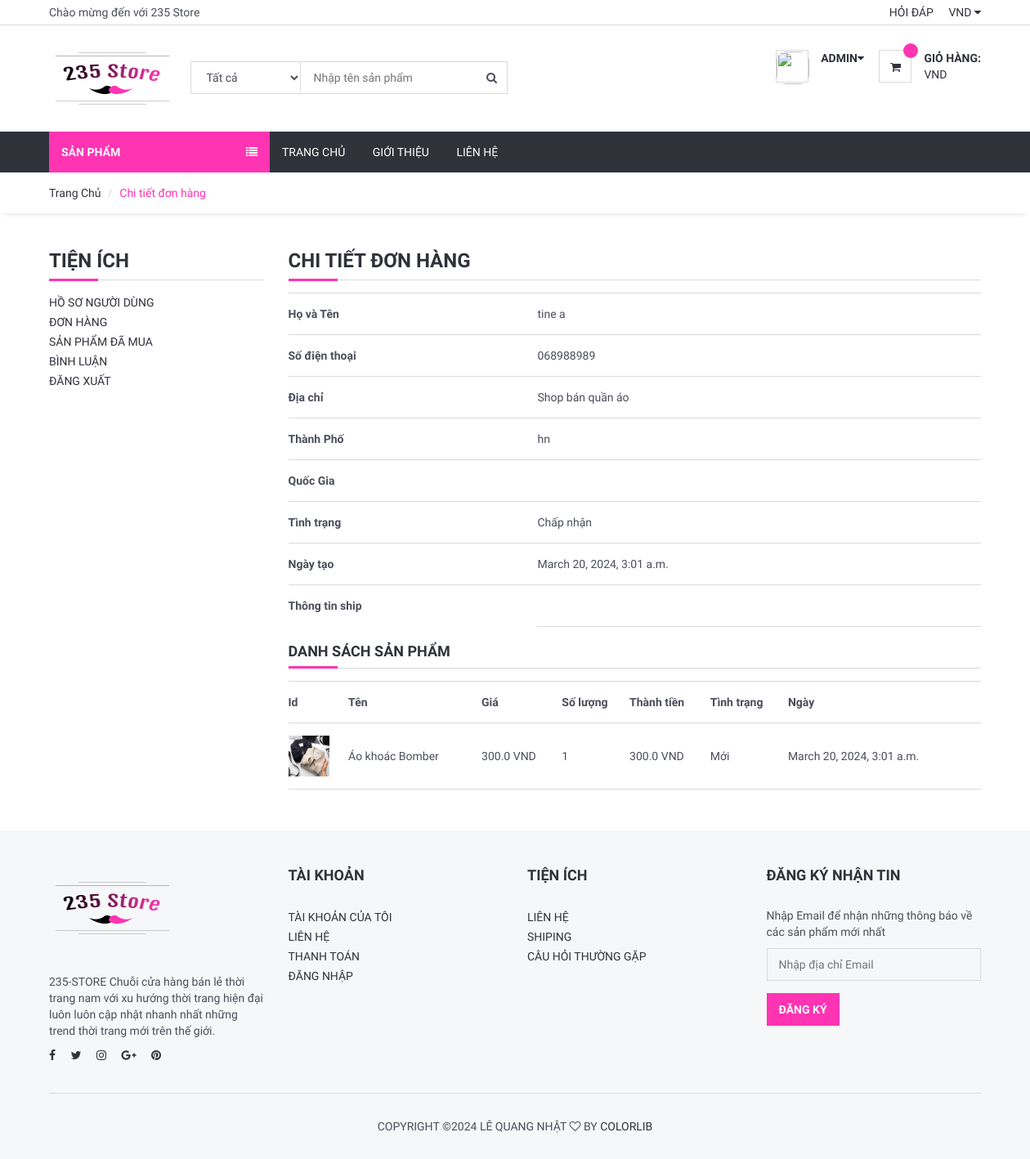
Page /user/orderdetail/1 (signed in) on the committed database.
### order/models.py (models this page shows, shortened)
class Order(models.Model):
    STATUS = (
        ('Mới', 'Mới'),
        ('Chấp nhận', 'Chấp nhận'),
        ('Đang chuẩn bị', 'Đang chuẩn bị'),
        ('Đang Ship', 'Đang Ship'),
        ('Hoàn Thành', 'Hoàn Thành'),
        ('Đã hủy', 'Đã hủy'),
    )
    user = models.ForeignKey(User, on_delete=models.SET_NULL, null=True)
    code = models.CharField(max_length=5, editable=False )
    first_name = models.CharField(max_length=10)
    last_name = models.CharField(max_length=10)
    phone = models.CharField(blank=True, max_length=20)
    address = models.CharField(blank=True, max_length=150)
    city = models.CharField(blank=True, max_length=20)
    country = models.CharField(blank=True, max_length=20)
    total = models.FloatField()
    status=models.CharField(max_length=15,choices=STATUS,default='New')
    ip = models.CharField(blank=True, max_length=20)
    adminnote = models.CharField(blank=True, max_length=100)
    create_at=models.DateTimeField(auto_now_add=True)
    update_at=models.DateTimeField(auto_now=True)

class OrderProduct(models.Model):
    STATUS = (
        ('Mới', 'Mới'),
        ('Chấp Nhận', 'Chấp Nhận'),
        ('Đã hủy', 'Đã hủy'),
    )
    order = models.ForeignKey(Order, on_delete=models.CASCADE)
    user = models.ForeignKey(User, on_delete=models.CASCADE)
    product = models.ForeignKey(Product, on_delete=models.CASCADE)
    variant = models.ForeignKey(Variants, on_delete=models.SET_NULL,blank=True, null=True) # relation with varinat
    quantity = models.IntegerField()
    price = models.FloatField()
    amount = models.FloatField()
    status = models.CharField(max_length=10, choices=STATUS, default='New')
    create_at = models.DateTimeField(auto_now_add=True)
    update_at = models.DateTimeField(auto_now=True)

### product/models.py (models this page shows, shortened)
class Product(models.Model):
    STATUS = (
        ('True', 'True'),
        ('False', 'False'),
    )
    VARIANTS = (
        ('None', 'None'),
        ('Size', 'Size'),
        ('Color', 'Color'),
        ('Size-Color', 'Size-Color'),
    )
    category = models.ForeignKey(Category, on_delete=models.CASCADE) #many to one relation with Category
    title = models.CharField(max_length=150)
    keywords = models.CharField(max_length=255)
    description = models.TextField(max_length=255)
    image=models.ImageField(upload_to='images/',null=False)
    price = models.DecimalField(max_digits=12, decimal_places=3,default=0)
    amount=models.IntegerField(default=0)
    minamount=models.IntegerField(default=3)
    variant=models.CharField(max_length=10,choices=VARIANTS, default='None')
    detail=RichTextUploadingField()
    slug = models.SlugField(null=False, unique=True)
    status=models.CharField(max_length=10,choices=STATUS)
    create_at=models.DateTimeField(auto_now_add=True)
    update_at=models.DateTimeField(auto_now=True)
    def image_tag(self):
            return mark_safe('<img src="{}" height="50"/>'.format(self.image.url))
    image_tag.short_description='Image'

### user/views.py (the view)
# urls.py: path('orderdetail/<int:id>', views.user_orderdetail, name='user_orderdetail'),
@login_required(login_url='/login') # Check login
def user_orderdetail(request,id):
    category = Category.objects.all()
    current_user = request.user
    order = Order.objects.get(user_id=current_user.id, id=id)
    orderitems = OrderProduct.objects.filter(order_id=id)
    context = {
        'category': category,
        'order': order,
        'orderitems': orderitems,
    }
    return render(request, 'user_order_detail.html', context)

### user/templates/user_order_detail.html (shortened to what this page needs)
{% extends 'homebase.html' %}
{% block sidebar %} {% include 'sidebar.html' %} {% endblock %}
{% block body %}
    <div id="breadcrumb">
        <div class="container">
            <ul class="breadcrumb">
                <li><a href="/">Trang Chủ</a></li>
                <li class="active">Chi tiết đơn hàng</li>
            </ul>
        </div>
    </div>
    <div class="section">
        <div class="container">
            <div class="row">
                <div class="col-md-3">
                    {% include "user_panel.html" %}
                </div>
                <div class="col-md-9">
                    <div class="order-summary clearfix">
                        <div class="section-title">
                            <h3 class="title">Chi tiết đơn hàng</h3>
                        </div>
                        <table class="shopping-cart-table table">
                            <tr>
                                <th class="text-left">Họ và Tên</th>
                                <td class="text-left">{{ order.first_name}} {{ order.last_name }} </td>
                            </tr>
                            <tr>
                                <th class="text-left">Số điện thoại</th>
                                <td class="text-left">{{ order.phone}}</td>
                            </tr>
                            <tr>
                                <th class="text-left">Địa chỉ</th>
                                <td class="text-left">{{ order.address}}</td>
                            </tr>
                            <tr>
                                <th class="text-left">Thành Phố</th>
                                <td class="text-left">{{ order.city}}</td>
                            </tr>
                            <tr>
                                <th class="text-left">Quốc Gia</th>
                                <td class="text-left">{{ order.country}}</td>
                            </tr>
                            <tr>
                                <th class="text-left">Tình trạng</th>
                                <td class="text-left">{{ order.status}}</td>
                            </tr>
                            <tr>
                                <th class="text-left">Ngày tạo</th>
                                <td class="text-left">{{ order.create_at}}</td>
                            </tr>
                            <th class="text-left">Thông tin ship</th>
                            <td class="text-left">{{ order.adminnote}}</td>
                        </table>
                        <div class="section-title">
                            <h4 class="title">Danh sách sản phẩm</h4>
                        </div>
                        <table class="shopping-cart-table table">
                            <tr>
                                <th class="text-left">Id </th>
                                <th class="text-left">Tên </th>
                                <th class="text-left">Giá </th>
                                <th class="text-left">Số lượng </th>
                                <th class="text-left">Thành tiền </th>
                                <th class="text-left">Tình trạng </th>
                                <th class="text-left">Ngày </th>
                            </tr>
                            {% for rs in orderitems %}
                                <tr>
                                    <td class="text-left">
                                        <a href="/product/{{ rs.product_id }}/{{ rs.product.slug }}">
                                                <img src="{{rs.product.image.url}}" alt="" style="height: 50px">
                                        </a>
                                    </td>
                                    <td class="text-left">{{ rs.product.title}} </td>
                                    <td class="text-left">{{ rs.price}} VND</td>
                                    <td class="text-left">{{ rs.quantity}} </td>
                                    <td class="text-left">{{ rs.amount}} VND</td>
                                    <td class="text-left">{{ rs.status}} </td>
                                    <td class="text-left">{{ rs.create_at}} </td>
                                </tr>
                            {% endfor %}
                        </table>
                    </div>
                </div>
            </div>
        </div>
    </div>
{% endblock %}

### home/templates/header.html (shortened to what this page needs)
{% load static %}
	<header>
		<div id="top-header">
			<div class="container">
				<div class="pull-left">
					<span>Chào mừng đến với 235 Store</span>
				</div>
				<div class="pull-right">
					<ul class="header-top-links">
						<li><a href="/faq">Hỏi đáp</a></li>
						<li class="dropdown default-dropdown">
							<a class="dropdown-toggle" data-toggle="dropdown" aria-expanded="true">VND <i class="fa fa-caret-down"></i></a>
						</li>
					</ul>
				</div>
			</div>
		</div>
		<div id="header">
			<div class="container">
				<div class="pull-left">
					<div class="header-logo">
						<a class="logo" href="#">
							<img src="{% static '' %}img/235lg.png" alt="">
						</a>
					</div>
					<div class="header-search">
						<form action="/search/" method="post">
							<input id="query" name="query" class="input search-input" type="text" placeholder="Nhập tên sản phẩm">
							<select name="catid" class="input search-categories">
								<option value="0">Tất cả </option>
								{% load mptt_tags %}
							</select>
							<button class="search-btn"><i class="fa fa-search"></i></button>
						</form>
					</div>
				</div>
				<div class="pull-right">
					<ul class="header-btns">
						<li class="header-account dropdown default-dropdown">
							{% if user.id is not None %}
							<div class="dropdown-toggle" role="button" data-toggle="dropdown" aria-expanded="true">
								<div class="header-btns-icon">
									<img src="{{ request.session.userimage }}" style="height: 40px; border-radius: 30%;width:40px">
								</div>
								<strong class="text-uppercase">{{ user.username }}<i class="fa fa-caret-down"></i></strong>
							</div>
							{% else %}
							<a href="/login" class="text-uppercase">Đăng nhập</a> / <a href="/signup" class="text-uppercase">Đăng ký</a>
							{% endif %}
						</li>
						<li class="header-cart dropdown default-dropdown">
							<a href="/shopcart/" >
								<div class="header-btns-icon">
									<i class="fa fa-shopping-cart"></i>
									<span class="qty">
										</span>
								</div>
								<strong class="text-uppercase">Giỏ hàng:</strong>
								<br>
								<span>VND</span>
							</a>
						</li>
					</ul>
				</div>
			</div>
		</div>
	</header>

### home/static/css/style.css (style rules this page uses)
body { font-family: 'Hind', sans-serif; color: #4A4E5A; overflow-x: hidden; }
h1, h2, h3, h4, h5, h6 { color: #30323A; margin: 0 0 10px; font-weight: 700; }
a { color: #30323A; -webkit-transition: 0.3s color; transition: 0.3s color; }
strong { color: #30323A; }
ul, ol { margin: 0; padding: 0; list-style: none }
.input { width: 100%; height: 40px; padding: 0px 15px; border: none; background-color: transparent; -webkit-box-shadow: 0px 0px 0px 1px #DADADA inset, 0px 0px 0px 5px transparent; box-shadow: 0px 0px 0px 1px #DADADA inset, 0px 0px 0px 5px transparent; -webkit-transition: 0.3s all; transition: 0.3s all; }
.section { padding-top: 30px; padding-bottom: 30px; }
.section-title { position: relative; margin-bottom: 15px; margin-top: 15px; border-bottom: 1px solid #DADADA; }
.section-title .title { display: inline-block; text-transform: uppercase; }
.section-title:after { content: ""; position: absolute; left: 0; bottom: -1.5px; height: 3px; width: 60px; background-color: #FF34B3; }
#breadcrumb { -webkit-box-shadow: 0px 6px 6px -6px rgba(0, 0, 0, 0.175); box-shadow: 0px 6px 6px -6px rgba(0, 0, 0, 0.175); }
.breadcrumb { background-color: transparent; border: none; border-radius: 0px; padding: 15px 0px; margin: 0; }
.breadcrumb>.active { color: #FF34B3; }
.breadcrumb>li+li:before { color: #DADADA; }
#header { padding-top: 15px; padding-bottom: 15px; }
#top-header { padding-top: 5px; padding-bottom: 5px; border-bottom: 1px solid #DADADA; }
.header-top-links>li { display: inline-block; }
.header-top-links>li+li { margin-left: 15px; }
.header-top-links>li>a { cursor: pointer; text-transform: uppercase; }
.header-logo { display: inline-block; margin-right: 15px; }
.header-logo .logo>img { width: 155px; height: 100px; }
.header-search { display: inline-block; padding: 15px 0px; max-width: 400px; }
.header-search>form { position: relative; }
.header-search>form .search-input { padding-left: 150px; padding-right: 45px; }
.header-search>form .search-categories { position: absolute; left: 0px; top: 0px; width: 135px; }
.header-search>form .search-btn { position: absolute; top: 0px; right: 0px; width: 40px; height: 40px; background-color: transparent; border: none; }
.header-btns>li { display: inline-block; vertical-align: top; padding: 15px 0px; }
.header-btns>li+li { margin-left: 15px; }
.header-btns>li .header-btns-icon { position: relative; float: left; margin-right: 15px; width: 40px; height: 40px; line-height: 40px; text-align: center; color: #30323A; background-color: #FFF; border: 1px solid #DADADA; }
.header-btns .dropdown-toggle { display: block; cursor: pointer; }
.header-cart .header-btns-icon .qty { position: absolute; right: -9px; top: -9px; width: 18px; height: 18px; line-height: 18px; text-align: center; font-size: 10px; background: #FF34B3; color: #FFF; border-radius: 50%; }
.shopping-cart-table>tbody>tr>td, .shopping-cart-table>tbody>tr>th, .shopping-cart-table>tfoot>tr>td, .shopping-cart-table>tfoot>tr>th, .shopping-cart-table>thead>tr>td, .shopping-cart-table>thead>tr>th { padding: 15px 0px; vertical-align: middle; border-top: 1px solid #DADADA; }
.shopping-cart-table>tbody>tr:last-child>td { border-bottom: 1px solid #DADADA; }

### rows in the picture
Order: first_name "tine", last_name "a", phone "068988989", address "Shop bán quần áo", city "hn", status "Chấp nhận", create_at "March 20, 2024, 3:01 a.m."
OrderProduct: product.image (picture), product "Áo khoác Bomber", price "300.0", quantity "1", amount "300.0", status "Mới", create_at "March 20, 2024, 3:01 a.m."

### other values in the picture
{{ user.username }} "ADMIN"
